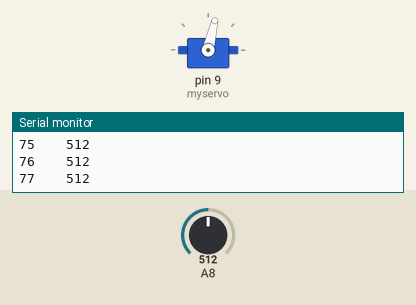
Bench run of a sketch on a simulated Arduino Mega 2560, built with avr-gcc and run on an emulated ATmega2560. On the bench: servo, the last lines printed to the serial monitor. The inputs (shaded band) are chosen by the test bench; at power-on: A8 = 512.

Above: at 1.2 s.
1.3 s: A8 set to 11
At 1.7 s:
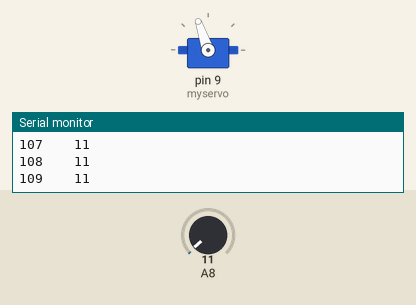
4.3 s: A8 set to 8
At 5.1 s:
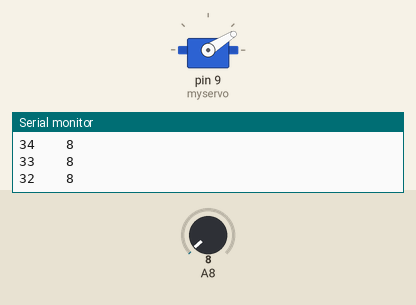
Timing chart, 0 to 13.3 s (numbered marks = the images above; inputs shaded):
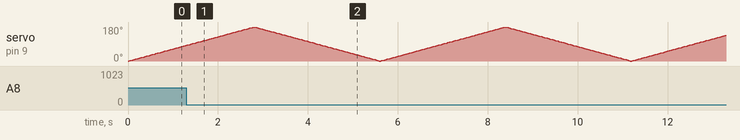

The sketch:

MachWorks_ServoCode.ino
```cpp
#include <Servo.h>

Servo myservo;  // create servo object to control a servo
// twelve servo objects can be created on most boards

int pos = 0;    // variable to store the servo position
int potVal = 0;

void setup() {
  Serial.begin(9600);
  myservo.attach(9);  // attaches the servo on pin 9 to the servo object
}

void loop() {
  for (pos = 0; pos <= 180; pos += 1) { // goes from 0 degrees to 180 degrees
    // in steps of 1 degree
    myservo.write(pos);             // tell servo to go to position in variable 'pos'
    potVal = analogRead(A8);
    Serial.print(pos);
    Serial.print("    ");
    Serial.println(potVal);
    delay(15);                       // waits 15ms for the servo to reach the position
  }
  for (pos = 180; pos >= 0; pos -= 1) { // goes from 180 degrees to 0 degrees
    myservo.write(pos);              // tell servo to go to position in variable 'pos'
    potVal = analogRead(A8);
    Serial.print(pos);
    Serial.print("    ");
    Serial.println(potVal);
    delay(15);                       // waits 15ms for the servo to reach the position
  }
}
```

Measured:
- the behaviour switches between 10 and 9 on A8 (found by bisection; images 1 and 2)
